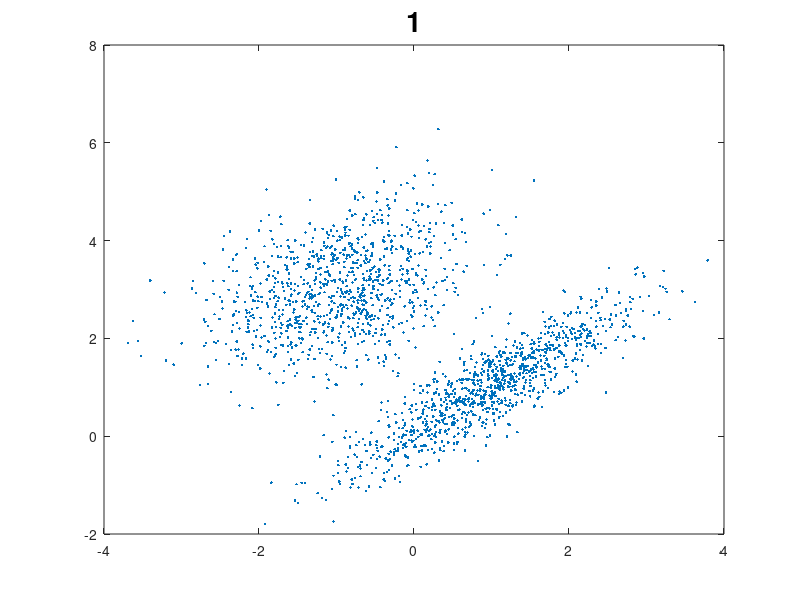

This chart was generated by the following MATLAB code: (Note: this script raises an error after producing the figure.)
clear all; close all; clc
%1
load cdata
figure(1);
plot(cdata(:,1),cdata(:,2),'.')
title('1', 'fontsize', 20)

%2
I = imread('handBW.pnm');

% threshold determined by for loop, increacing each threshold, and
% plotting result with pause(0.05);
t1 = 90; % threshold for background
t2 = 110;% threshold for hand

figure(2)
sgtitle('2', 'fontsize', 20)
subplot(2,1,1)
imshow(I);
subplot(2,1,2)
imhist(I)

figure(4)
% mtresh sets (think of it as a regular threshold, hnot binary, but ternary)
% - pixelvalues below t1 to one value
% - the union of t1 and t2 as one value
% - pixelvalues above t2 as one value
mtresh(I,t1,t2) % thresholded image

% 3
I2 = imread('hand.pnm');   % Read the image
figure(5);imshow(I2);      % Show the image
R = I2(:,:,1);            % Separate the three layers, RGB
G = I2(:,:,2);
B = I2(:,:,3);
figure(6);
plot3(R(:),G(:),B(:),'.') % 3D scatterplot of the RGB dat

label_im = imread('hand_training.png');  % Read image with labels
figure(7);
imagesc(label_im);            % View the training areas

I3(:,:,1) = G;% Create an image with two bands/features
I3(:,:,2) = B;
[data,class] = create_training_data(I3,label_im); % Arrange the training data into vectors
figure(8);
scatterplot2D(data,class)

% 4

% 5

% 6

% 7
